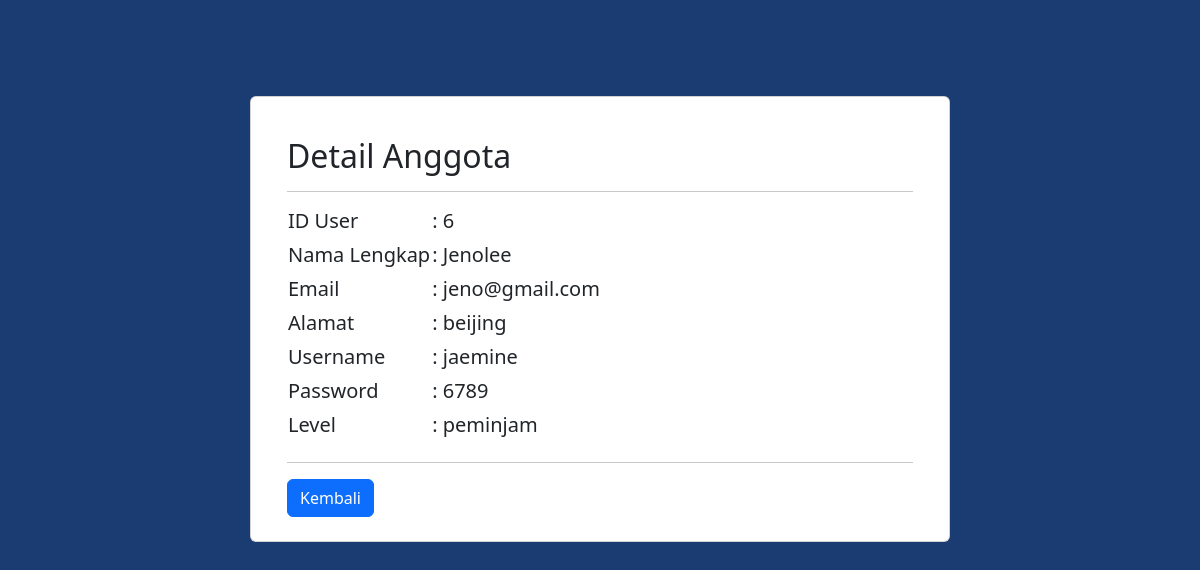
Screenshot of /admin/data/detail_anggota.php?iduser=6 with the database file from the repository.
### tables this page shows
CREATE TABLE `user` (
  `IDuser` int(20) NOT NULL,
  `username` varchar(255) NOT NULL,
  `password` varchar(255) NOT NULL,
  `email` varchar(255) NOT NULL,
  `namalengkap` varchar(255) NOT NULL,
  `alamat` text NOT NULL,
  `level` enum('admin','petugas','peminjam') NOT NULL
);

### admin/data/detail_anggota.php (the view, shortened to what this page needs)
<!doctype html>
<html lang="en">
  <head>
    <link rel="stylesheet" href="../../asset/css/bootstrap.css">
  </head>
  <body style="background-color: #1B3C73;">
        <div class="container" style="margin-top: 6rem;">
            <div class="card" style="margin: auto; width: 700px;">
                <div class="row m-4">
                    <?php
                    include '../../koneksi/koneksi.php';
                    if (isset($_GET['iduser'])) {
                       $iduser = $_GET['iduser'];
                    }else {
                        die ("Error, Data Tidak Ditemukan");
                    }
                    $query = mysqli_query($conn, "SELECT * FROM user WHERE iduser='$iduser' ");
                    $result = mysqli_fetch_array($query);
                    ?>
                    <div class="col" style="margin-top: 1rem;">
                                 <h2>Detail Anggota</h2>
                                 <hr>
                        <table>
                            <tr>
                                <td><h5>ID User </h5></td>
                                <td><h5>: <?php echo $result['IDuser'];?></h5></td>
                            </tr>
                            <tr>
                                <td><h5>Nama Lengkap </h5></td>
                                <td><h5>: <?php echo $result['namalengkap'];?></h5></td>
                            </tr>
                            <tr>
                                <td><h5>Email </h5></td>
                                <td><h5>: <?php echo $result['email'];?></h5></td>
                            </tr>
                            <tr>
                                <td><h5>Alamat </h5></td>
                                <td><h5>: <?php echo $result['alamat'];?></h5></td>
                            </tr>
                            <tr>
                                <td><h5>Username </h5></td>
                                <td><h5>: <?php echo $result['username'];?></h5></td>
                            </tr>
                            <tr>
                                <td><h5>Password </h5></td>
                                <td><h5>: <?php echo $result['password'];?></h5></td>
                            </tr>
                            <tr>
                                <td><h5>Level </h5></td>
                                <td><h5>: <?php echo $result['level'];?></h5></td>
                            </tr>
                        </table>
                        <hr>
                        <a href="../anggota.php" class="btn btn-primary">Kembali</a>
                    </div>
                </div>
            </div>
        </div>
  </body>
</html>

### rows the page displays
user: IDuser "6", namalengkap "Jenolee", email "jeno@gmail.com", alamat "beijing", username "jaemine", password "6789", level "peminjam"
